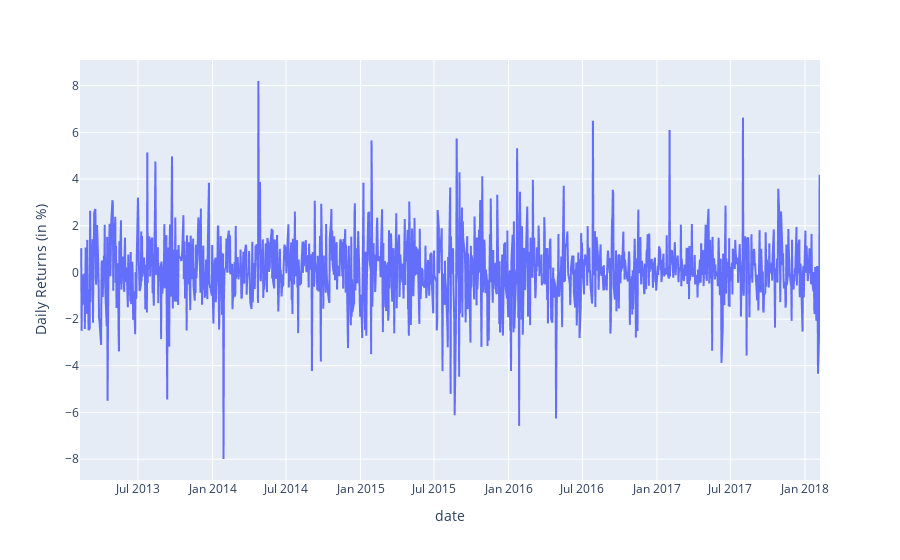

This figure's notebook cell:
### Code cell
px.line(apple, x='date', y = 'Daily Returns (in %)' )

### Figure 1 — Plotly figure (JSON) as saved in the notebook; plotly's stock layout.template omitted (floating-point values rounded to 4 significant figures; data arrays with more than 128 entries replaced by an {"elided": "..."} marker saying what was removed)
{"data": [{"hovertemplate": "date=%{x}<br>Daily Returns (in %)=%{y}<extra></extra>", "legendgroup": "", "line": {"color": "#636efa", "dash": "solid"}, "marker": {"symbol": "circle"}, "mode": "lines", "name": "", "showlegend": false, "type": "scattergl", "x": {"elided": "1259 str values"}, "xaxis": "x", "y": {"elided": "1259 float values"}, "yaxis": "y"}], "layout": {"legend": {"tracegroupgap": 0}, "margin": {"t": 60}, "xaxis": {"anchor": "y", "domain": [0, 1], "title": {"text": "date"}}, "yaxis": {"anchor": "x", "domain": [0, 1], "title": {"text": "Daily Returns (in %)"}}}}
